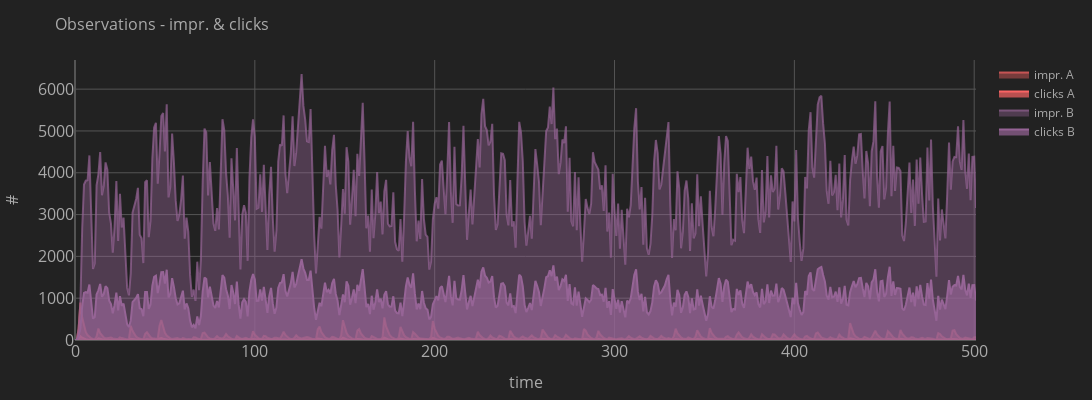

Notebook code cell kept with this figure:
### Code cell
# Impressions / Clicks over time
df = bandit.agent.df_log.copy()

p_data = []
for i, variant in enumerate(bandit.agent.variants):
    p_data += [
        plot.plot(
            x=df[variant].period,
            y=df[variant].n_impr_w_sum,
            color=i,
            opacity=0.4,
            name=f"impr. {variant}",
            showlegend=True,
        ),
        plot.plot(
            x=df[variant].period,
            y=df[variant].n_clicks_w_sum,
            color=i,
            opacity=0.7,
            name=f"clicks {variant}",
            showlegend=True,
        ),
    ]
layout = plot.layout(
    title=f"Observations - impr. & clicks",
    x_label="time",
    y_label="#",
    theme="dark",
    width=1200,
    height=400,
)
fig = go.Figure(data=p_data, layout=layout).show()
# layout['width'], layout['height'] = WIDTH_SAVE, HEIGHT_SAVE
# go.Figure(data=p_data, layout=layout).write_image('images/impr_clicks.png')

### Figure 1 — Plotly figure (JSON) as saved in the notebook; plotly's stock layout.template omitted (floating-point values rounded to 4 significant figures; data arrays with more than 128 entries replaced by an {"elided": "..."} marker saying what was removed)
{"data": [{"fill": "tozeroy", "fillcolor": "rgba(250, 100, 100, 0.4)", "marker": {"color": "rgba(250, 100, 100, 0.7)", "line": {"color": "rgba(250, 100, 100, 0.4)", "width": 1}, "opacity": 0.4, "size": 10, "symbol": "circle"}, "name": "impr. A", "showlegend": true, "type": "scatter", "x": {"elided": "502 int values"}, "y": {"elided": "502 float values"}}, {"fill": "tozeroy", "fillcolor": "rgba(250, 100, 100, 0.7)", "marker": {"color": "rgba(250, 100, 100, 1.0)", "line": {"color": "rgba(250, 100, 100, 0.7)", "width": 1}, "opacity": 0.7, "size": 10, "symbol": "circle"}, "name": "clicks A", "showlegend": true, "type": "scatter", "x": {"elided": "502 int values"}, "y": {"elided": "502 float values"}}, {"fill": "tozeroy", "fillcolor": "rgba(150, 100, 150, 0.4)", "marker": {"color": "rgba(150, 100, 150, 0.7)", "line": {"color": "rgba(150, 100, 150, 0.4)", "width": 1}, "opacity": 0.4, "size": 10, "symbol": "circle"}, "name": "impr. B", "showlegend": true, "type": "scatter", "x": {"elided": "502 int values"}, "y": {"elided": "502 float values"}}, {"fill": "tozeroy", "fillcolor": "rgba(150, 100, 150, 0.7)", "marker": {"color": "rgba(150, 100, 150, 1.0)", "line": {"color": "rgba(150, 100, 150, 0.7)", "width": 1}, "opacity": 0.7, "size": 10, "symbol": "circle"}, "name": "clicks B", "showlegend": true, "type": "scatter", "x": {"elided": "502 int values"}, "y": {"elided": "502 float values"}}], "layout": {"autosize": true, "height": 400, "legend": {"font": {"color": "#AAAAAA"}}, "margin": {"b": 60, "l": 60, "pad": 0, "r": 60, "t": 60}, "paper_bgcolor": "#222222", "plot_bgcolor": "#222222", "scene": {"camera": {"center": {"x": 0, "y": 0, "z": 0}, "eye": {"x": 0.7, "y": 0.7, "z": 0.7}, "up": {"x": 0, "y": 0, "z": 1}}, "xaxis": {"showbackground": false, "showgrid": false, "showline": false, "showticklabels": false, "title": {"text": ""}, "zeroline": true}, "yaxis": {"showbackground": false, "showgrid": false, "showline": false, "showticklabels": false, "title": {"text": ""}, "zeroline": true}, "zaxis": {"showbackground": false, "showgrid": false, "showline": false, "showticklabels": false, "title": {"text": ""}, "zeroline": true}}, "title": {"font": {"color": "#AAAAAA", "size": 16}, "text": "Observations - impr. & clicks"}, "width": 1200, "xaxis": {"color": "#AAAAAA", "gridcolor": "#555555", "tickfont": {"size": 16}, "title": {"font": {"color": "#AAAAAA", "size": 16}, "text": "time"}, "zerolinecolor": "#555555"}, "yaxis": {"color": "#AAAAAA", "gridcolor": "#555555", "tickfont": {"size": 16}, "title": {"font": {"color": "#AAAAAA", "size": 16}, "text": "#"}, "zerolinecolor": "#555555"}}}
